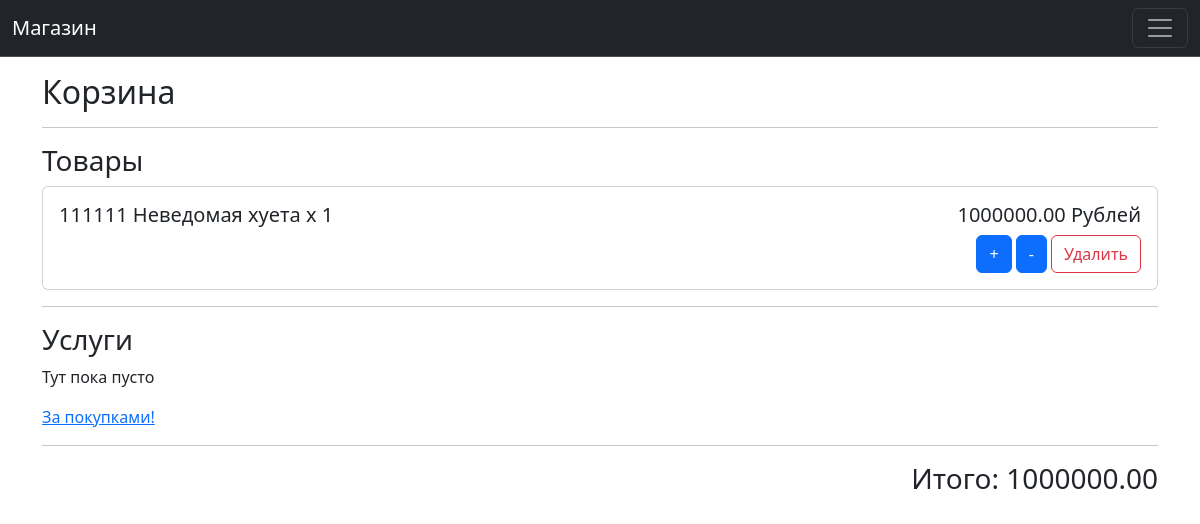
The app's page /cart/ (signed in) with its own data.
### cart/models.py (models this page shows)
class CartGood(models.Model):
    amount = models.IntegerField(
        verbose_name="Количество"
    )
    cart = models.ForeignKey(
        to='cart.Cart',
        verbose_name='Корзина',
        related_name='goods',
        on_delete=models.CASCADE
    )
    good = models.ForeignKey(
        to='goods.Good',
        verbose_name='Товар',
        related_name=None,
        on_delete=models.CASCADE,
    )
    @property
    def price(self):
        return self.good.price * self.amount
    def __str__(self):
        return f"{str(self.good)} x {self.amount}"

class Cart(models.Model):
    user = models.OneToOneField(
        to=get_user_model(),
        verbose_name="Пользователь",
        related_name="cart",
        on_delete=models.CASCADE
    )
    services = models.ManyToManyField(
        to='services.Service',
        verbose_name="Услуги",
        related_name=None
    )
    @property
    def is_empty(self):
        return self.services.count() == 0 and self.goods.count() == 0
    @property
    def total_price(self):
        goods_total = reduce(lambda prev, good: prev + good.price, self.goods.all(), 0)
        serivces_total = reduce(lambda prev, service: prev + service.price, self.services.all(), 0)
        return goods_total + serivces_total

### goods/models.py (models this page shows, shortened)
class Good(models.Model):
    name = models.CharField(
        verbose_name="Наименование",
        max_length=255
    )
    model = models.CharField(
        verbose_name="Модель",
        max_length=255
    )
    manufacturer = models.CharField(
        verbose_name="Изготовитель",
        max_length=255
    )
    mark = models.CharField(
        verbose_name="Марка",
        max_length=255
    )
    price = models.DecimalField(
        verbose_name="Цена",
        max_digits=9,
        decimal_places=2
    )
    article = models.CharField(
        verbose_name="Артикул",
        max_length=255,
        unique=True
    )
    description = models.TextField(
        verbose_name="Описание услуги"
    )
    is_active = models.BooleanField(
        verbose_name="Активный товар",
        default=True
    )
    def __str__(self):
        return f"{self.article} {self.name}"
    class Meta:
        verbose_name='Товар'
        verbose_name_plural='Товары'

### cart/views.py (the view, shortened to what this page needs)
# urls.py: path('', CartView.as_view(), name='cart')
class CartView(LoginRequiredMixin, View):
    def get(self, request):
        cart = request.user.cart
        if not cart:
            cart = Cart.objects.create(user=request.user)
        return render(request, 'cart.html', context={
            'cart': cart
        })

### cart/templates/cart.html (shortened to what this page needs)
{% extends "base.html" %}
{% block content %}
<div class="container">
    {% if cart.is_empty %}
    <h2> Тут пока пусто </h2>
    <a class="mt-4" href="{% url 'catalog_list' %}"> За покупками! </a>
    {% else %}
    <h2> Корзина </h2>
    <hr>
    <h3>Товары</h3>
    {% for position in cart.goods.all %}
        <div class="card catalog-card">
            <div class="card-body">
                <h5 class="card-title">
                    <span>{{ position }}</span>
                    <span>{{ position.price }} Рублей</span>
                </h5>
                <div clas="btn-group" role="group" style="text-align:right; justify-content: flex-end;">
                    <button
                        class="btn btn-primary"
                        onclick="updatePositionAmount('good', '{{ position.id }}', '{{ position.amount }}', '+' )"
                    >+</button>
                    <button
                        class="btn btn-primary"
                        onclick="updatePositionAmount('good', '{{ position.id }}', '{{ position.amount }}', '-' )"
                    >-</button>
                    <button
                        class="btn btn-outline-danger"
                        onclick="updatePositionAmount('good', '{{ position.id }}', '{{ position.amount }}', 'del' )"
                    >Удалить</button>
                </div>
            </div>
        </div>
    {% endfor %}
    <hr>
    <h3>Услуги</h3>
    {% if cart.services.all.count == 0 %}
        <p> Тут пока пусто </p>
        <a class="mt-4" href="{% url 'catalog_list' %}"> За покупками! </a>
    {% endif %}
    <hr>
    <h3 style="text-align: right">Итого: {{ cart.total_price }}</h3>
    {% endif %}
</div>
{% endblock %}

### core/static/css/index.css (style rules this page uses)
.card { margin: 3pt 0; }
.catalog-card .card-body { display: flex; flex-direction: column; }
.catalog-card .card-title { display: flex; justify-content: space-between; }

### records on screen
CartGood: good+amount "111111 Неведомая хуета x 1", price "1000000.00"
Cart: total_price "1000000.00"
